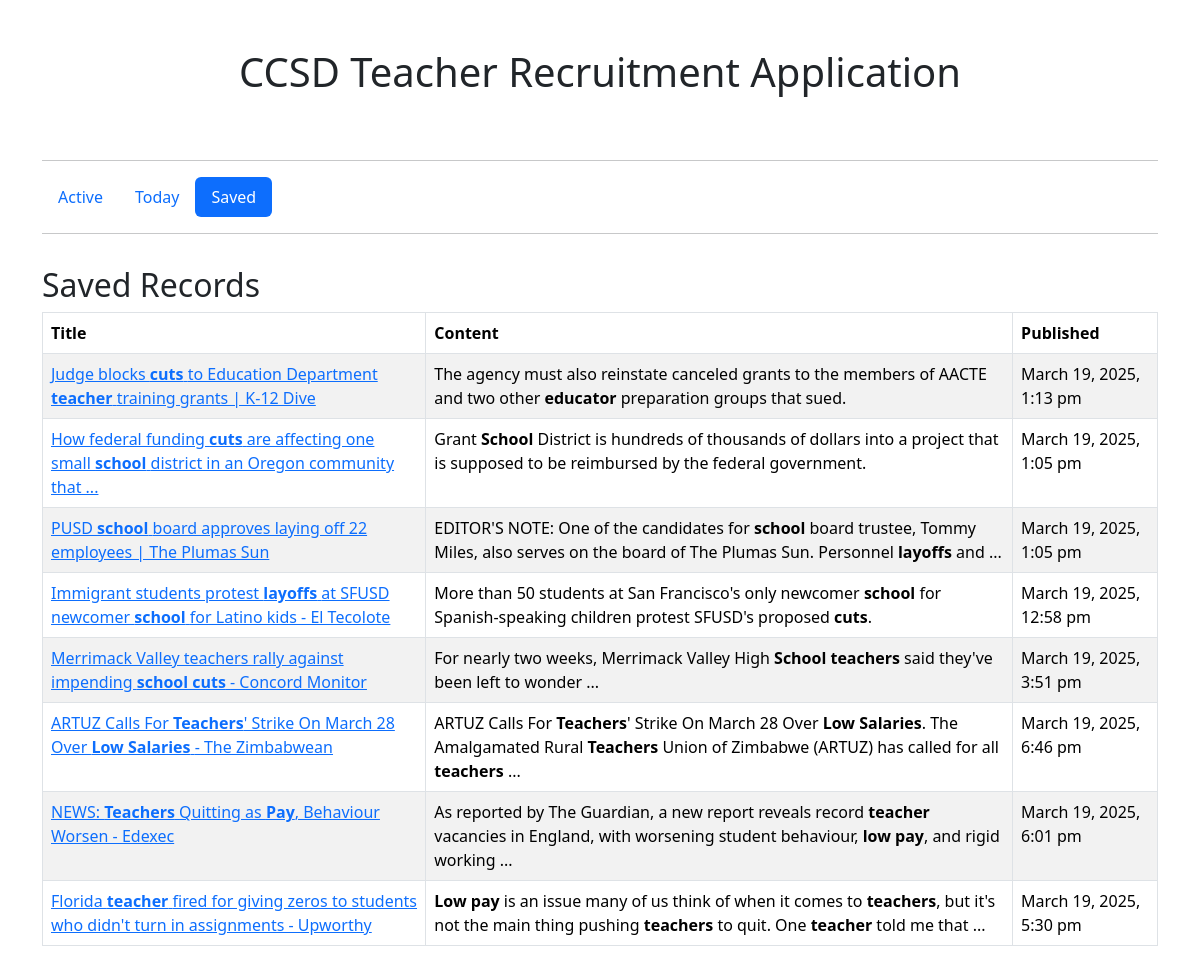
The page /saved.php on the database as committed earlier.
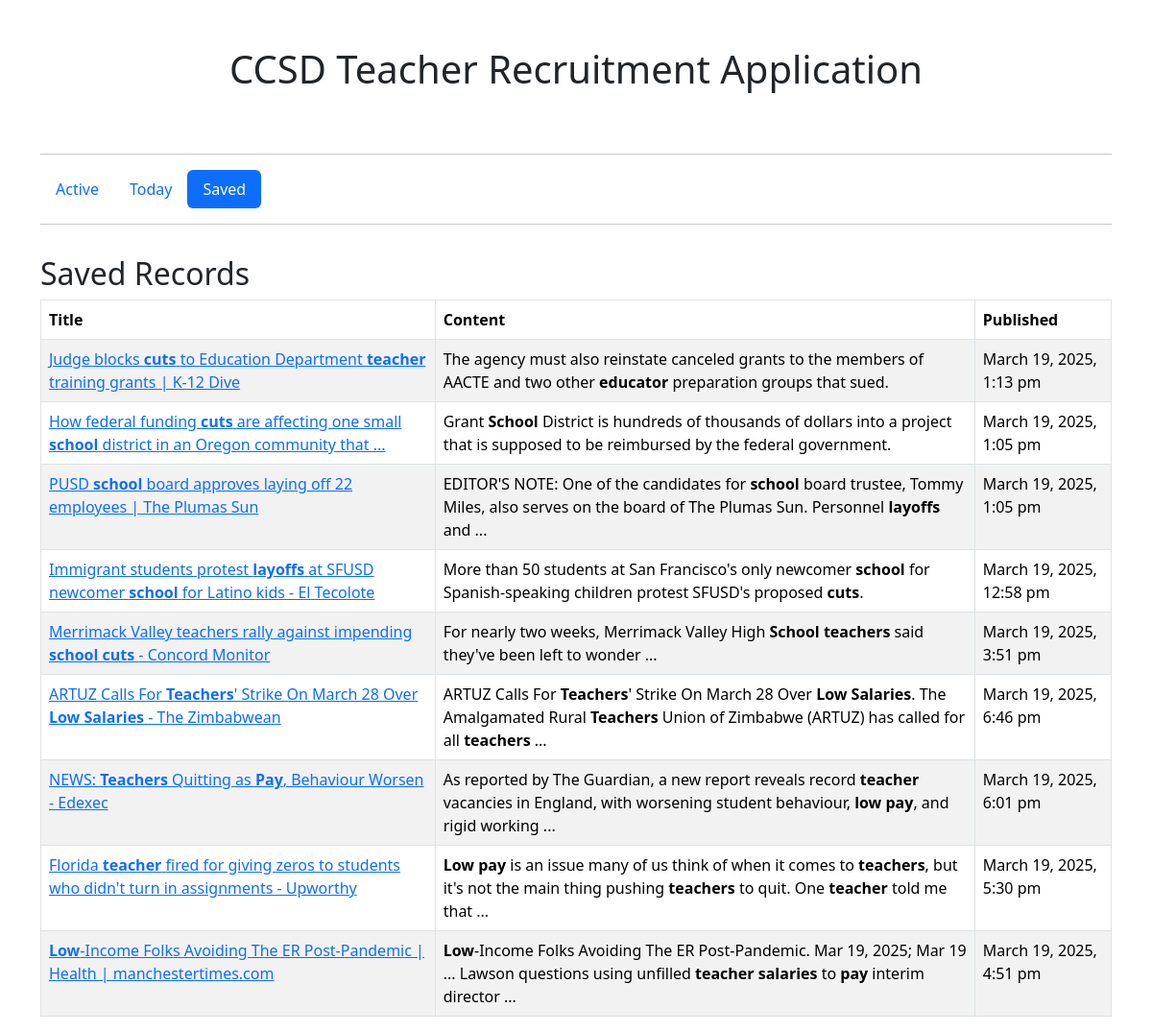
The same page on the database as committed later.
### tables this page shows
CREATE TABLE teacherRecruitment (
    id INTEGER PRIMARY KEY, 
    title TEXT UNIQUE, 
    content TEXT UNIQUE, 
    published TEXT, 
    link TEXT UNIQUE,
    active BOOLEAN DEFAULT 1, 
    saved BOOLEAN DEFAULT 0);

### saved.php (the view, shortened to what this page needs)
<?php
include('includes/head.php');
include('includes/header.php');
$db = new SQLite3('teacherRecruitment.db');
?>
    <div class="container">
        <div class="row">
            <div class="col">
                <h2>Saved Records</h2>
                <table id="savedTable" class="table table-striped table-bordered">
                    <thead>
                    <tr>
                        <th>Title</th>
                        <th>Content</th>
                        <th>Published</th>
                    </tr>
                    </thead>
                    <tbody>
                    <?php
                    $results = $db->query("SELECT * FROM teacherRecruitment WHERE saved = 1");
                    while ($row = $results->fetchArray(SQLITE3_ASSOC)) { ?>
                        <tr>
                            <td><a href='<?php echo $row['link']; ?>'><?php echo $row['title']; ?></a></td>
                            <td><?php echo $row['content']; ?></td>
                            <td><?php echo $row['published']; ?></td>
                        </tr>
                    <?php }
                    ?>
                    </tbody>
                </table>
            </div>
        </div>
    </div>
<?php include('includes/footer.php'); ?>

### includes/head.php (shortened to what this page needs)
<!doctype html>
<html lang="en">
<head>
    <link rel="stylesheet" href="https://cdn.jsdelivr.net/npm/bootstrap@5.3.3/dist/css/bootstrap.min.css">
    <link rel="stylesheet" href="https://cdn.datatables.net/2.2.2/css/dataTables.dataTables.css" />
</head>
<body>

### includes/header.php (shortened to what this page needs)
<div class="container pt-5 pb-3">
    <div class="row">
        <div class="col">
            <h1 class="text-center pb-5">CCSD Teacher Recruitment Application</h1>
            <hr/>
            <?php
            $currentUri = $_SERVER['REQUEST_URI'];
            if ($currentUri == '/ccsd-teacher-recruitment/saved.php') {
                ?><ul class="nav nav-pills">
                    <li class="nav-item">
                        <a class="nav-link" aria-current="page" href="/ccsd-teacher-recruitment/">Active</a>
                    </li>
                    <li class="nav-item">
                        <a class="nav-link" href="#">Today</a>
                    </li>
                    <li class="nav-item">
                        <a class="nav-link active" href="/ccsd-teacher-recruitment/saved.php">Saved</a>
                    </li>
                </ul>
            <?php } ?>
            <hr/>
        </div>
    </div>
</div>

### includes/footer.php (shortened to what this page needs)
</body>
</html>

Rows that differ between the two databases and show on the page:
now on this page (row edited): teacherrecruitment: title "Low -Income Folks Avoiding The ER Post-Pandemic | Health | manchestertimes.com", content "Low -Income Folks Avoiding The ER Post-Pandemic. Mar 19, 2025; Mar 19 ... Lawson questions using unfilled teacher salaries to pay interim director ...", published "March 19, 2025, 4:51 pm"
